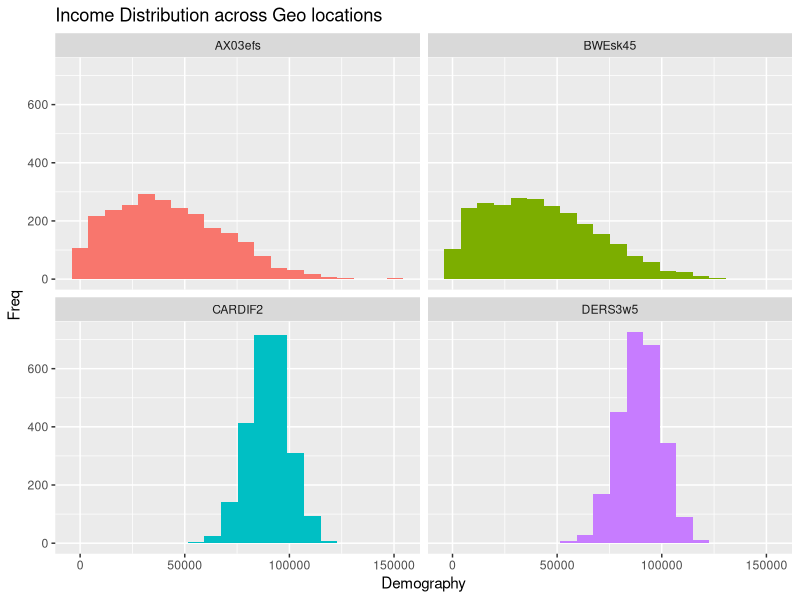
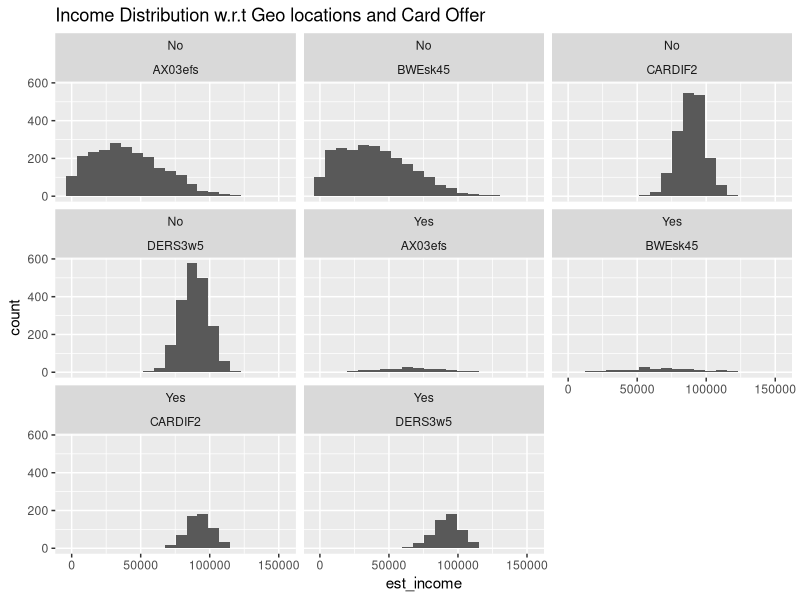
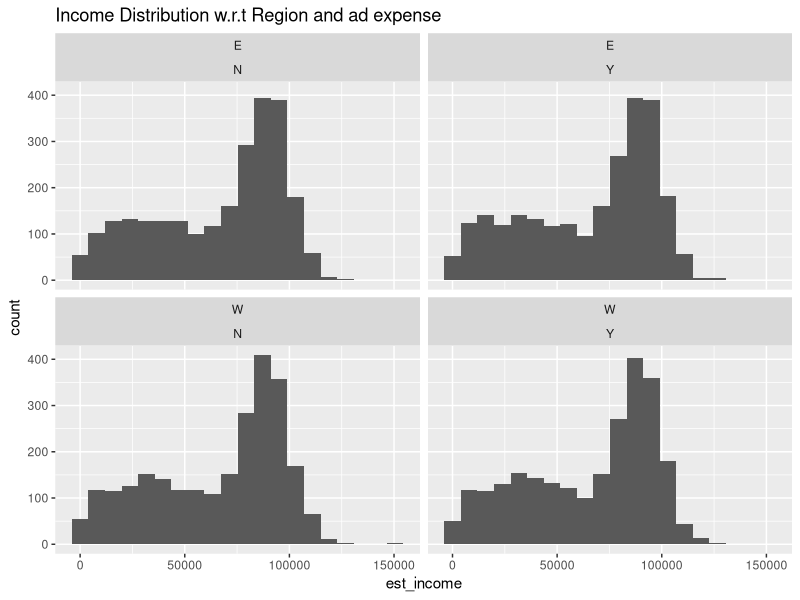
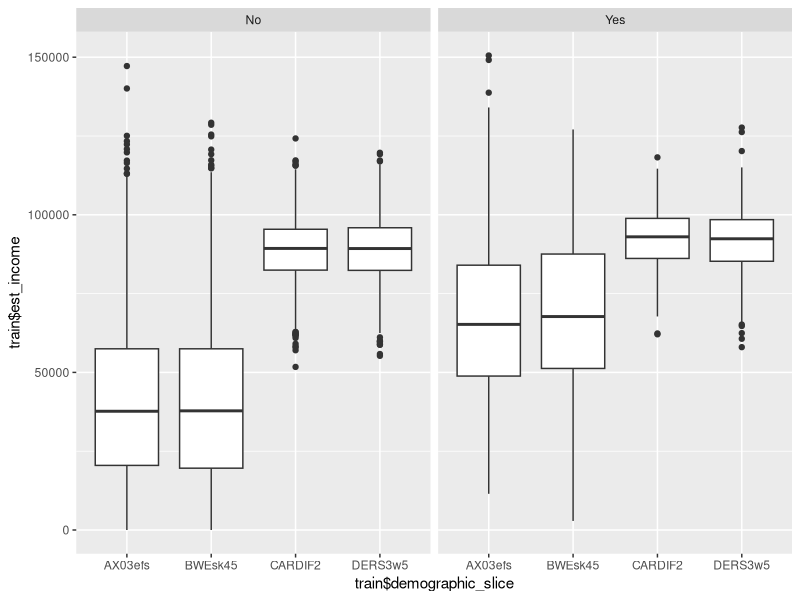
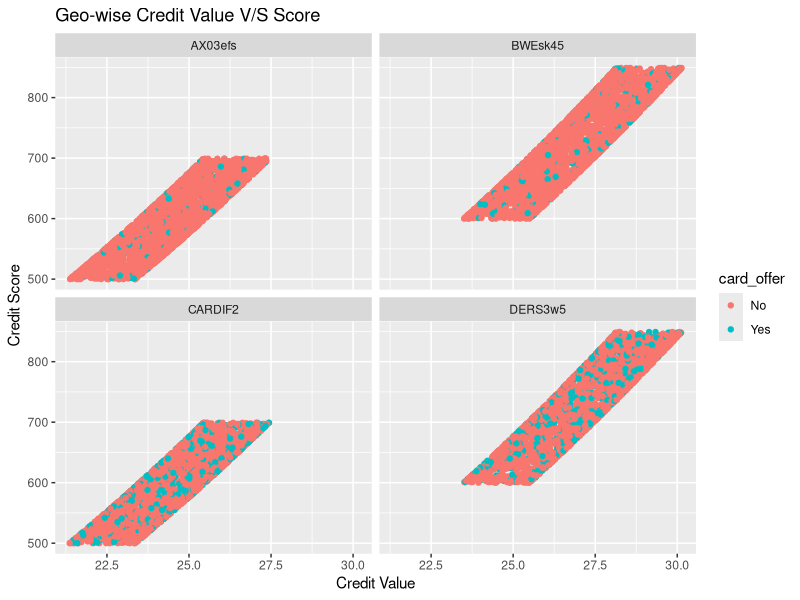
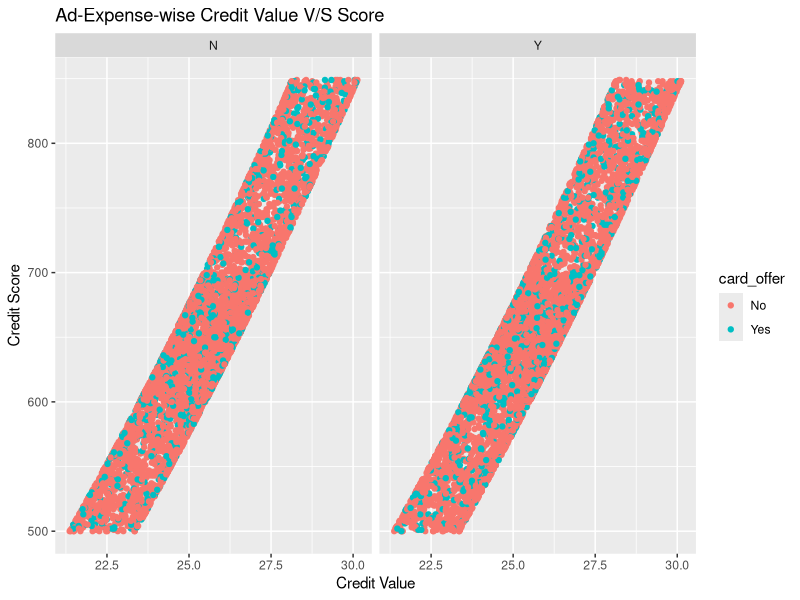
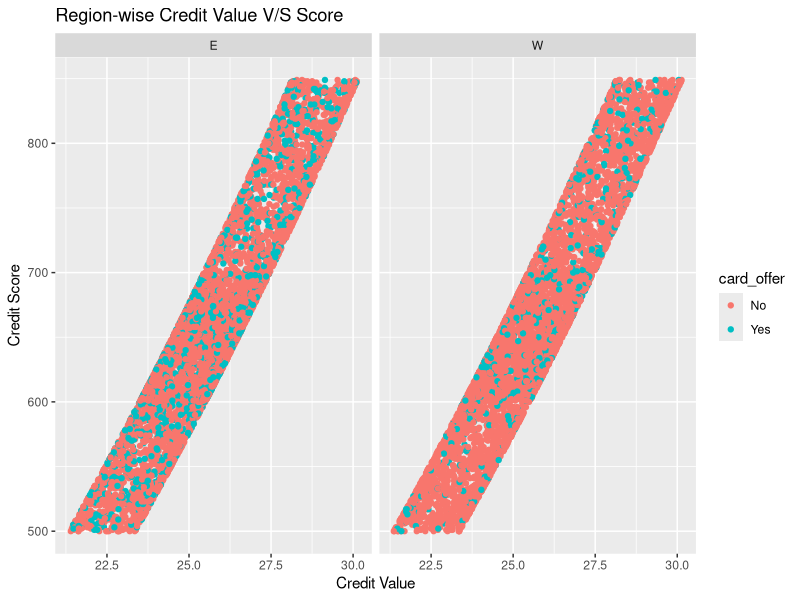
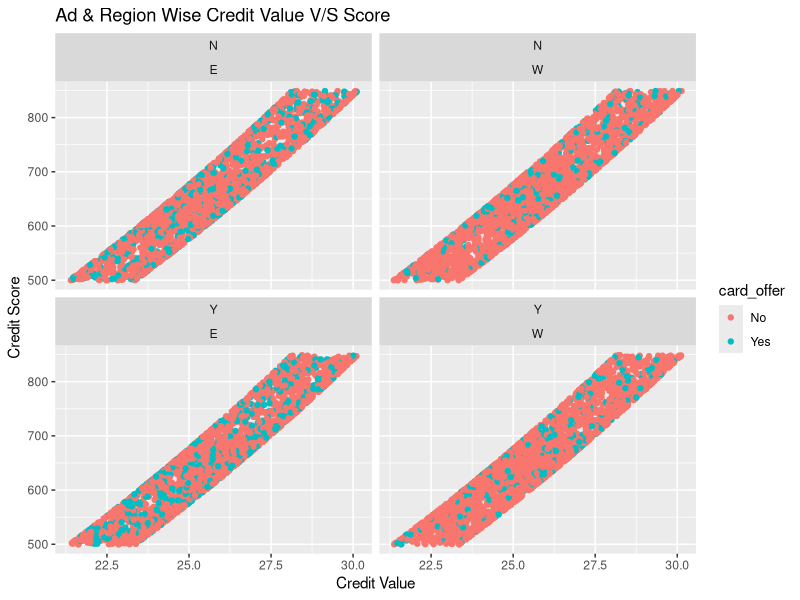

Reproduce these figures in R, in order. (Note: this script raises an error after producing the figures.)
getwd()
rm(list = ls())

library(caret)
library(randomForest)
train = read.csv("Test 1.csv")
head(train)
colSums((is.na(train))) # No null Values
train$card_offer = ifelse(train$card_offer == TRUE, "Yes","No")
train$card_offer = as.factor(train$card_offer)

train$customer_id = NULL
names(train)
### EDA ###

names(train)
str(train)
summary(train)

## Income
# Histogram
ggplot(train, aes(x = est_income, fill = demographic_slice)) + 
  geom_histogram(show.legend = F, bins = 20) + 
  facet_wrap(~demographic_slice) + 
  labs(x = "Demography",y = "Freq") + 
  ggtitle("Income Distribution across Geo locations")

ggplot(train, aes(x = est_income)) + 
  geom_histogram(bins = 20) + 
  facet_wrap(~card_offer+~demographic_slice) +
  ggtitle("Income Distribution w.r.t Geo locations and Card Offer")

ggplot(train, aes(x = est_income)) + 
  geom_histogram(bins = 20) + 
  facet_wrap(~country_reg+~ad_exp) +
  ggtitle("Income Distribution w.r.t Region and ad expense")


# Boxplot
ggplot(train, aes(x = train$demographic_slice,y = train$est_income)) + 
  geom_boxplot() +
  facet_wrap(~train$card_offer)


# scatter Plot 
cval_cscore_plot = ggplot(train, aes(x = imp_crediteval,y = imp_cscore,
                  colour = card_offer)) + geom_point(show.legend = T) + labs(x = "Credit Value", y = "Credit Score") + ggtitle("Credit Value V/S Score")
cval_cscore_plot + facet_wrap(~demographic_slice) + ggtitle("Geo-wise Credit Value V/S Score")
cval_cscore_plot + facet_wrap(~ad_exp) + ggtitle("Ad-Expense-wise Credit Value V/S Score")
cval_cscore_plot + facet_wrap(~country_reg) + ggtitle("Region-wise Credit Value V/S Score")
cval_cscore_plot + facet_wrap(~ad_exp + ~country_reg) + ggtitle("Ad & Region Wise Credit Value V/S Score")


bal_cscore_plot = ggplot(train, aes(x = hold_bal,y = imp_cscore,
                                     colour = card_offer)) + geom_point(show.legend = T) + labs(x = "Hold Balance", y = "Credit Score") 
bal_cscore_plot + facet_wrap(~demographic_slice) + ggtitle("Geo-wise Credit Balance V/S Score")
bal_cscore_plot + facet_wrap(~ad_exp) + ggtitle("Ad-Expense-wise Credit Balance V/S Score")
bal_cscore_plot + facet_wrap(~country_reg) + ggtitle("Region-wise Credit Balance V/S Score")
bal_cscore_plot + facet_wrap(~ad_exp + ~country_reg) + ggtitle("Ad & Region Wise Credit Balance V/S Score")


#### Correlation Matrix ####
corr_data = data.frame(a = NA)
for (i in 1:ncol(train)) {
  if (class(train[,i]) == "numeric" | class(train[,i]) == "integer") {
    corr_data = cbind(corr_data, train[i])
  }
}
corr_data$a = NULL
names(corr_data)
write.csv(cor(corr_data)*100, "Correlation Matrix.csv")
View(cor(corr_data)*100)
# From correlation matrix, among ratio variables, we observed that
# "imp_crediteval" Vs "imp_cscore" 
# are highly corelated variables (92.6908%)


corr_oth_data = data.frame(a = NA)
for (i in 1:ncol(train)) {
  if (class(train[,i]) == "factor") {
    corr_oth_data = cbind(corr_oth_data, train[i])
  }
}
corr_oth_data$a = NULL
names(corr_oth_data)

for (c1 in 1:ncol(corr_oth_data)) {
  for (c2 in 1:ncol(corr_oth_data)) {
    if (c1 != c2) {
      cat("c1 --> ",names(corr_oth_data[c1]),"\nc2 --> ",names(corr_oth_data[c2]),"\n")
      print(chisq.test(corr_oth_data[,c1], corr_oth_data[,c2], correct = F))
    }
  }
}

# From Chisq Test we observered that  
# variables "country_reg" and "demographic_slice" 
# have dependencies on varaible "card_offer"
# Whereas variable "ad_exp" is independent 
# of "card_offer"
# Also, apart from "card offer", 
# all variables are independent to each other 
# Based on this insight we can omit "ad_exp" from dataset
# NOTE: this omission process will be done by model itself
# Refer Importance graph and comment at end

####### Data Split ###############
set.seed(112018) # For result consistancy
ind = createDataPartition(train$card_offer, p = 3/4,list = F)
tr = train[ind,]
te = train[-ind,]
prop.table(table(tr$card_offer))*100
prop.table(table(te$card_offer))*100

########## Multiple Model Developments ###########
names(train)

model_control = trainControl(method = 'repeatedcv',
                           number = 10,
                           repeats = 3,
                           classProbs = T,
                           savePredictions = T,
                           summaryFunction = twoClassSummary,
                           allowParallel = T)

seed = 112018
metric = "ROC"
pp = c('center','scale')

str(train)
##### Generalized Linear Model
## Logistic Regression 
set.seed(seed)
fit_logit = train(card_offer ~.,
                      data = tr,
                      method = "glm",
                      family="binomial",
                      metric = metric,
                      trControl = model_control,
                      preProc = pp)

## Naive Bayes
set.seed(seed)
fit_bayes = train(card_offer ~.,
                      data = tr,
                      method = "nb",
                      metric = metric,
                      trControl = model_control,
                      preProc = pp,
                      importance = T)

##### Decision tree Algo
## C5.0
set.seed(seed)
fit_c50 = train(card_offer ~.,
                    data = tr,
                    method = "C5.0",
                    metric = metric,
                    trControl = model_control,
                    preProc = pp,
                    importance = T)

##### Boosting Algo
## Stochastic Gradient Boosting (GBM)
set.seed(seed)
fit_gbm = train(card_offer ~.,
                    data = tr,
                    method = "gbm",
                    metric = metric,
                    trControl = model_control,
                    preProc = pp)

##### Bagging Algo
## Bagged CART
set.seed(seed)
fit_bag = train(card_offer ~.,
                    data = tr,
                    method = "treebag",
                    metric = metric,
                    trControl = model_control,
                    preProc = pp,
                    importance = T)

## Random Forest
set.seed(seed)
fit_rf = train(card_offer ~.,
                    data = tr,
                    method = "rf",
                    metric = metric,
                    trControl = model_control,
                    preProc = pp)

#Summary (ROC - Based)
model_results = resamples(list(C5.0 = fit_c50, 
                               GBM = fit_gbm,
                               RF = fit_rf,
                               TreeBag = fit_bag,
                               NaiveBayes = fit_bayes,
                               Logistic = fit_logit))

summary(model_results)
dotplot(model_results, main = "Model Comparison")

###### Prediction on test sample (Hold-Out Data) #########
{
  pred_rf = predict(fit_rf, te)
  acc_rf = mean(pred_rf == te$card_offer)*100
  
  pred_bag = predict(fit_bag, te)
  acc_bag = mean(pred_bag == te$card_offer)*100
  
  pred_gbm = predict(fit_gbm, te)
  acc_gbm = mean(pred_gbm == te$card_offer)*100
  
  pred_c50 = predict(fit_c50, te)
  acc_c50 = mean(pred_c50 == te$card_offer)*100
  
  pred_logit = predict(fit_logit, te)
  acc_logit = mean(pred_logit == te$card_offer)*100
  
  pred_bayes = predict(fit_bayes, te)
  acc_bayes = mean(pred_bayes == te$card_offer)*100
}

# Accuracy Result on Hold-out Data
acc_res = c(RandomForest = acc_rf, 
  BAGGING = acc_bag, 
  GBM = acc_gbm, 
  C50 = acc_c50,
  logisticReg = acc_logit,
  NaiveBayes = acc_bayes)

pred_res = list(pred_rf, 
                pred_bag,
                pred_gbm,
                pred_c50,
                pred_logit,
                pred_bayes)

##### Confusion Matrix for Each Model ####
for (z in 1:length(pred_res)) {
  cat("\n::::::::::::::::: ",names(acc_res[z])," :::::::::::::::::\n")
  print(confusionMatrix(pred_res[[z]], te$card_offer))
}

# From Confusion Matix, it can be seen that
# C50 is having higest Kappa Value among all
# Following is the distribution for C50
# :::::::::::::::::  C50  :::::::::::::::::
#   Confusion Matrix and Statistics
# 
#             Reference
# Prediction   No  Yes
# No         2100   21
# Yes          17  361
# 
# Accuracy : 0.9848          
# 95% CI : (0.9792, 0.9892)
# No Information Rate : 0.8471          
# P-Value [Acc > NIR] : <2e-16          
# 
# Kappa : 0.941           
# Mcnemar's Test P-Value : 0.6265          
#                                           
#             Sensitivity : 0.9920          
#             Specificity : 0.9450          
#          Pos Pred Value : 0.9901          
#          Neg Pred Value : 0.9550          
#              Prevalence : 0.8471          
#          Detection Rate : 0.8403          
#    Detection Prevalence : 0.8487          
#       Balanced Accuracy : 0.9685          
#                                           
#        'Positive' Class : No              


#### Plot ROC - AUC 
library(pROC)
{
  probs_gbm = predict(fit_gbm, te, type = "prob")
  ROC_gbm = roc(predictor = probs_gbm$Yes,
                response = te$card_offer)
  
  probs_rf = predict(fit_rf, te, type = "prob")
  ROC_rf = roc(predictor = probs_rf$Yes,
               response = te$card_offer)
  
  probs_bag = predict(fit_bag, te, type = "prob")
  ROC_bag = roc(predictor = probs_bag$Yes,
                    response = te$card_offer)
  
  probs_bayes = predict(fit_bayes, te, type = "prob")
  ROC_bayes = roc(predictor = probs_bayes$Yes,
                response = te$card_offer)
  
  probs_c50 = predict(fit_c50, te, type = "prob")
  ROC_c50 = roc(predictor = probs_c50$Yes,
                  response = te$card_offer)
  
  probs_logit = predict(fit_logit, te, type = "prob")
  ROC_logit = roc(predictor = probs_logit$Yes,
                response = te$card_offer)
}

ROC_res = list(ROC_rf = ROC_rf,
            ROC_bag = ROC_bag,
            ROC_gbm = ROC_gbm,
            ROC_c50 = ROC_c50,
            ROC_logit = ROC_logit,
            ROC_bayes = ROC_bayes)

for (x in 1:length(ROC_res)) {
  cat("\n:::::: ",names(acc_res[x])," ::::::::::\n")
  print(ROC_res[[x]])
}

### Plot Graph #####
{
  plot(ROC_c50, type = "l", pch = 5, 
       col="#e6194b", main = "ROC",
       lwd = 1, lty = 2)
  lines(ROC_gbm, col = "#3cb44b", lty = 2)
  lines(ROC_rf, col = "#ffe119", lty = 3)
  lines(ROC_bag, col = "#4363d8", lty = 4)
  lines(ROC_bayes, col = "#f58231", lty = 5)
  lines(ROC_logit, col = "#911eb4", lty = 6)
  legend(0,1, legend = c('C50 AUC', 'GBM AUC', 'RF AUC', 'BAG AUC', 'Bayes AUC', 'Logistic AUC'), 
         col = c('#e6194b', '#3cb44b', '#ffe119', '#4363d8', '#f58231', '#911eb4'), lty = 1:6, cex = 0.7)
  text(0.2,0.6, cex = 0.7,labels = "::AUC::")
  text(0.2,0.5, cex = 0.7,labels = paste("C50 : ",round(ROC_c50$auc,5)))
  text(0.2,0.4, cex = 0.7,labels = paste("GBM : ",round(ROC_gbm$auc,5)))
  text(0.2,0.3, cex = 0.7,labels = paste("Rf : ",round(ROC_rf$auc,5)))
  text(0.2,0.2, cex = 0.7,labels = paste("Bag : ",round(ROC_bag$auc,5)))
  text(0.2,0, cex = 0.7,labels = paste("Logistic Regression : ",round(ROC_logit$auc,5)))
  text(0.2,0.1, cex = 0.7,labels = paste("Naive Bayes : ",round(ROC_bayes$auc,5)))
}

#### Important Variables ####
plot(varImp(fit_c50), main = "Important Variables Used For Model Development")
# As you can see "ad_exp" has been opted out from fitted model
# Also proved above using chi-square test 
##################  XXXXXXXXXXXXXXXX  #########################


############ Make Predictions on Test Data using Best Model ###############
test = read.csv("Test 2.csv")
sum(is.na(test))
cust_id = test$customer_id 

test$card_offer = NULL
test$customer_id = NULL

# Using GBM
test_pred = predict(fit_c50, test)
test_pred = ifelse(test_pred == "Yes", "TRUE", "FALSE")

test$customer_id = cust_id 
test$card_offer = test_pred

test = test[,c(ncol(test)-1, ncol(test))]
View(test)
write.csv(test, "Prediction.csv")
